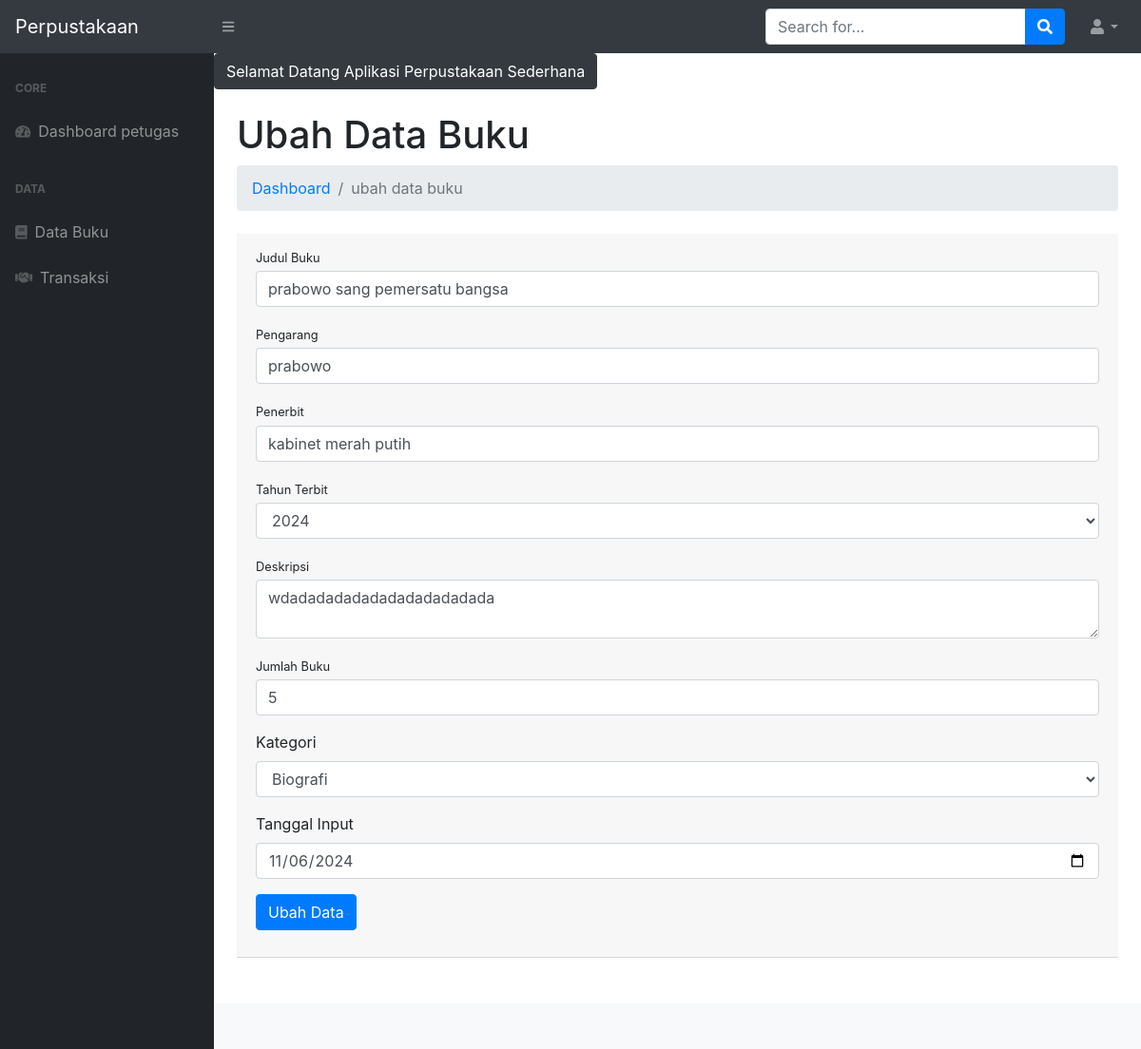
Screenshot of /halaman_petugas.php?p=buku&aksi=ubah&id=20 (signed in) with the database file from the repository.
### tables this page shows
CREATE TABLE `tb_buku` (
  `id_buku` int(11) NOT NULL,
  `judul_buku` varchar(200) NOT NULL,
  `pengarang_buku` varchar(100) NOT NULL,
  `penerbit_buku` varchar(150) NOT NULL,
  `tahun_terbit` varchar(4) NOT NULL,
  `isbn` varchar(25) NOT NULL,
  `jumlah_buku` int(3) NOT NULL,
  `kategori` varchar(20) NOT NULL,
  `lokasi` enum('Rak 1','Rak 2','Rak 3') NOT NULL,
  `tgl_input` date NOT NULL,
  `foto` varchar(255) NOT NULL
);

### page_petugas/buku/ubah.php (the view, shortened to what this page needs)
<?php
$id_buku = $_GET['id'];
$sql = $conn->query("SELECT * FROM tb_buku WHERE id_buku = $id_buku") or die(mysqli_error($conn));
$pecahSql = $sql->fetch_assoc();
?>
<h1 class="mt-4">Ubah Data Buku</h1>
<ol class="breadcrumb mb-4">
    <li class="breadcrumb-item"><a href="halaman_petugas.php">Dashboard</a></li>
    <li class="breadcrumb-item active">ubah data buku</li>
</ol>
<div class="card-header mb-5">
    <form action="" method="post">
        <div class="form-group">
            <label class="small mb-1" for="judul_buku">Judul Buku</label>
            <input class="form-control" id="judul_buku" name="judul_buku" type="text" placeholder="Masukan judul buku" value="<?= $pecahSql['judul_buku']; ?>" />
        </div>
        <div class="form-group">
            <label class="small mb-1" for="pengarang_buku">Pengarang</label>
            <input class="form-control" id="pengarang_buku" name="pengarang_buku" type="text" value="<?= $pecahSql['pengarang_buku']; ?>" placeholder="Masukan pengarang buku" />
        </div>
        <div class="form-group">
            <label class="small mb-1" for="penerbit_buku">Penerbit</label>
            <input class="form-control" id="penerbit_buku" name="penerbit_buku" type="text" value="<?= $pecahSql['penerbit_buku']; ?>" placeholder="Masukan penerbit buku" />
        </div>
        <div class="form-group">
            <label class="small mb-1" for="tahun_terbit">Tahun Terbit</label>
            <select name="tahun_terbit" id="tahun_terbit" class="form-control">
                <?php
                $tahun = date('Y');
                for ($i = $tahun - 29; $i <= $tahun; $i++) { ?>
                    <option value="<?= $i ?>" <?php if ($pecahSql['tahun_terbit'] == $i) {
                                                    echo "selected";
                                                } ?>><?= $i ?></option>
                <?php
                }
                ?>
            </select>
        </div>
        <div class="form-group">
            <label class="small mb-1" for="isbn">Deskripsi</label>
            <textarea class="form-control" id="isbn" name="isbn" type="text" placeholder="Masukan isbn buku"><?= $pecahSql['isbn']; ?></textarea>
        </div>
        <div class="form-group">
            <label class="small mb-1" for="jumlah_buku">Jumlah Buku</label>
            <input class="form-control" value="<?= $pecahSql['jumlah_buku']; ?>" id="jumlah_buku" name="jumlah_buku" type="number" placeholder="Masukan jumlah buku" />
        </div>
        <div class="form-group">
            <label for="kategori">Kategori</label>
            <select name="kategori" id="kategori" class="form-control">
                <option value="Biografi" <?php if (trim($pecahSql['kategori']) == 'Biografi') {
                                                echo "selected";
                                            } ?>>Biografi</option>
            </select>
        </div>
        <div class="form-group">
            <label for="tgl_input">Tanggal Input</label>
            <input type="date" name="tgl_input" id="tgl_input" class="form-control" value="<?= $pecahSql['tgl_input']; ?>">
        </div>
        <div class="form-group">
            <button type="submit" class="btn btn-primary" name="ubah">Ubah Data</button>
        </div>
    </form>
</div>

### rows the page displays
tb_buku: judul_buku "prabowo sang pemersatu bangsa", pengarang_buku "prabowo", penerbit_buku "kabinet merah putih", tahun_terbit "2024", isbn "wdadadadadadadadadadadada", jumlah_buku "5", kategori "Biografi", tgl_input "11/06/2024"
